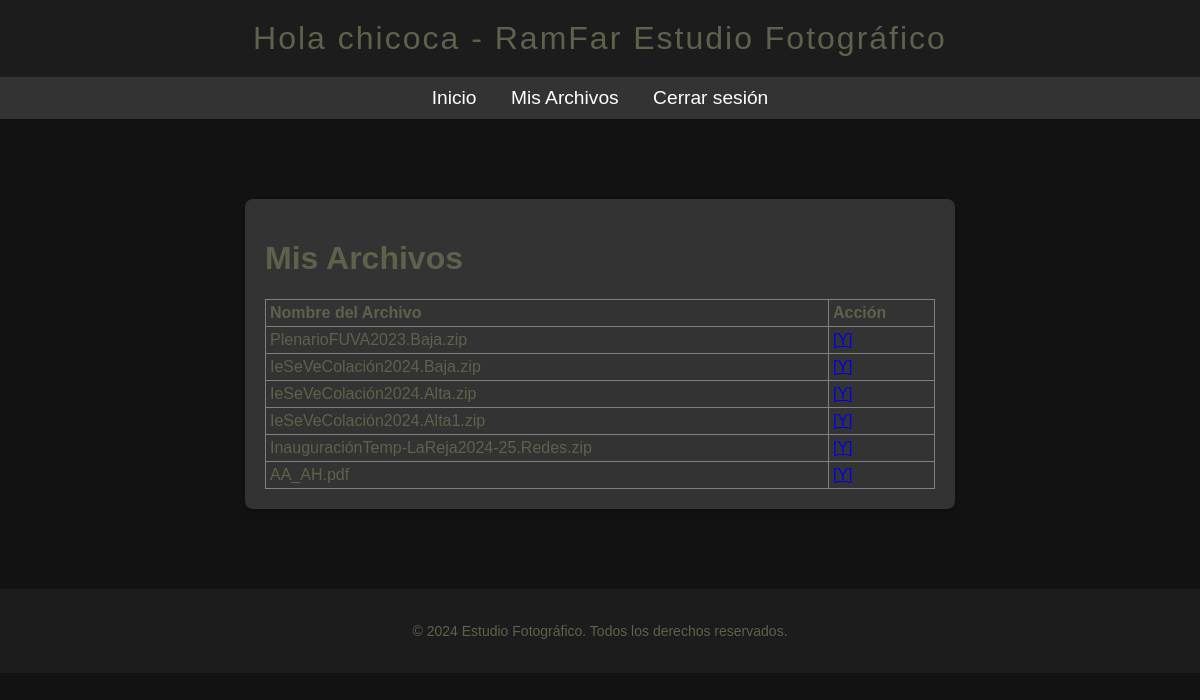
The app's page /app/views/clientDashboard.php (signed in) with its own data.
### tables this page shows
CREATE TABLE `users` (
  `user_id` int(11) NOT NULL AUTO_INCREMENT,
  `fname` varchar(20) DEFAULT NULL,
  `lname` varchar(20) DEFAULT NULL,
  `user` varchar(20) DEFAULT NULL,
  `passwd` varchar(32) DEFAULT NULL,
  `email` varchar(32) DEFAULT NULL,
  `date` timestamp NOT NULL DEFAULT current_timestamp(),
  `admin` varchar(3) DEFAULT NULL,
  `estado` varchar(1) DEFAULT NULL,
  PRIMARY KEY (`user_id`),
  KEY `user_id` (`user_id`),
  KEY `user_id_2` (`user_id`)
);

CREATE TABLE `files` (
  `file_id` int(11) NOT NULL AUTO_INCREMENT,
  `name` varchar(256) DEFAULT NULL,
  `Type` varchar(40) DEFAULT NULL,
  `size` mediumtext DEFAULT NULL,
  `content` longblob NOT NULL,
  `cliente` varchar(20) DEFAULT NULL,
  `coment` varchar(256) DEFAULT NULL,
  `date` timestamp NOT NULL DEFAULT current_timestamp(),
  `active` varchar(20) DEFAULT NULL,
  PRIMARY KEY (`file_id`),
  KEY `file_id` (`file_id`)
);

### app/views/clientDashboard.php (the view, shortened to what this page needs)
<?php
include '../config/db.php';
$user_id = $_SESSION['user_id'];
$stmt = $pdo->prepare("
    SELECT f.file_id, f.name
    FROM user_files uf
    INNER JOIN files f ON uf.file_id = f.file_id
    WHERE uf.user_id = :user_id
");
$stmt->execute(['user_id' => $user_id]);
$files = $stmt->fetchAll();
$userStmt = $pdo->prepare("
    SELECT fname, lname
    FROM users
    WHERE user_id = :user_id
");
$userStmt->execute(['user_id' => $user_id]);
$user = $userStmt->fetch();
if ($user) {
    $fname = $user['fname'];
} else {
    $fname = 'Usuario';
    $lname = '';
}
?>
<!DOCTYPE html>
<html lang="es">
<head>
    <link rel="stylesheet" href="../assets/css/style.css">
</head>
<body>
    <header>
        <?php echo "Hola $fname"; ?> - RamFar Estudio Fotográfico
    </header>
    <nav>
        <a href="#">Inicio</a>
        <a href="#">Mis Archivos</a>
	<a href="../logout.php">Cerrar sesión</a>
    </nav>
    <div class="container">
        <div class="card">
            <h1>Mis Archivos</h1>
            <table  width=40px class="table" border=1 cellpadding=4>
                <thead>
                    <tr>
                        <th>Nombre del Archivo</th>
                        <th>Acción</th>
                    </tr>
                </thead>
                <tbody>
                    <?php if (count($files) > 0): ?>
                        <?php foreach ($files as $file): ?>
                            <tr>
                                <td><?php echo htmlspecialchars($file['name']); ?></td>
                                <td>
                                    <a href="download.php?file_id=<?php echo $file['file_id']; ?>"> [Y] </a>
                                </td>
                            </tr>
                        <?php endforeach; ?>
                    <?php else: ?>
                        <tr>
                            <td colspan="2">No tienes archivos asignados.</td>
                        </tr>
                    <?php endif; ?>
                </tbody>
            </table>
        </div>
    </div>
    <footer>
        <p>&copy; 2024 Estudio Fotográfico. Todos los derechos reservados.</p>
    </footer>
</body>
</html>

### app/assets/css/style.css (style rules this page uses)
body { font-family: Arial, sans-serif; background-color: #121212; color: #5F614B; margin: 0; padding: 0; }
header { background-color: #1c1c1c; padding: 20px; text-align: center; font-size: 2em; position: relative; letter-spacing: 2px; }
nav { background-color: #333; padding: 10px; text-align: center; }
nav a { color: #fff; margin: 0 15px; text-decoration: none; font-size: 1.2em; }
.container { padding: 80px; display: flex; flex-wrap: wrap; justify-content: space-around; }
.card { background-color: #333; width: 670px; height: 100%; margin: 0px 0px 0px 0px; padding: 20px; border-radius: 8px; box-shadow: 0px 4px 8px rgba(0, 0, 0, 0.2); text-align: left; }
footer { text-align: center; padding: 20px; background-color: #1c1c1c; font-size: 14px; }
table { width: 100%; border-collapse: collapse; }
table td { padding: 4px; vertical-align: top; }

### records on screen
users: fname "chicoca"
files: name "PlenarioFUVA2023.Baja.zip"
files: name "IeSeVeColación2024.Baja.zip"
files: name "IeSeVeColación2024.Alta.zip"
files: name "IeSeVeColación2024.Alta1.zip"
files: name "InauguraciónTemp-LaReja2024-25.Redes.zip"
files: name "AA_AH.pdf"
